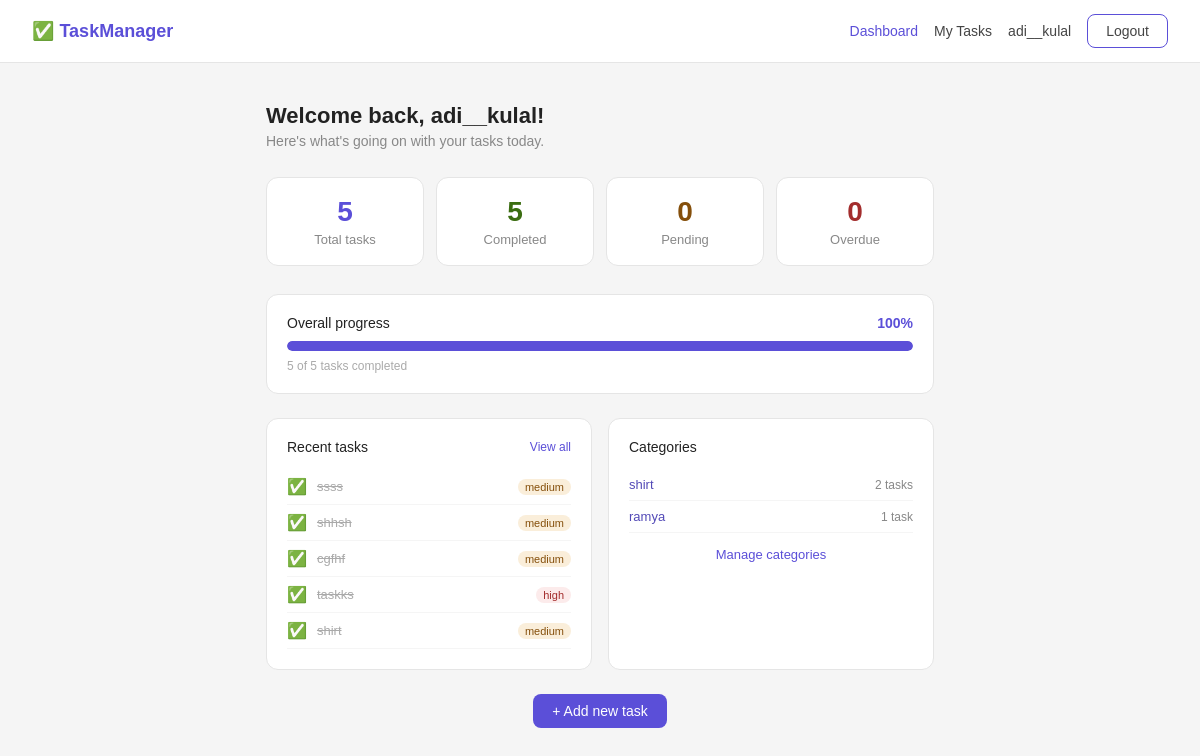
The app's page / (signed in) with its own data.
### app/models.py (models this page shows, shortened)
class User(db.Model):
    id = db.Column(db.Integer, primary_key=True)
    username = db.Column(db.String(80), unique=True, nullable=False)
    email=db.Column(db.String(120), unique=True, nullable=False)
    password = db.Column(db.String(120), nullable=False)
    created_at = db.Column(db.DateTime,default =datetime.utcnow)
    tasks = db.relationship('Task',backref='owner',lazy=True,cascade="all, delete-orphan"   )
    categories = db.relationship('Category', backref='owner', lazy=True,cascade='all, delete-orphan')
    @property
    def is_authenticated(self):
        return True

class Task(db.Model):
    id          = db.Column(db.Integer, primary_key=True)
    title       = db.Column(db.String(200), nullable=False)
    description = db.Column(db.Text,        nullable=True)
    done        = db.Column(db.Boolean,     default=False)
    priority    = db.Column(db.String(10),  default='medium')
    due_date    = db.Column(db.Date,        nullable=True)
    created_at  = db.Column(db.DateTime,    default=datetime.utcnow)
    user_id     = db.Column(db.Integer, db.ForeignKey('user.id'),     nullable=False)
    category_id = db.Column(db.Integer, db.ForeignKey('category.id'), nullable=True)

class Category(db.Model):
    id      = db.Column(db.Integer, primary_key=True)
    name    = db.Column(db.String(50), nullable=False)
    user_id = db.Column(db.Integer, db.ForeignKey('user.id'), nullable=False)
    tasks   = db.relationship('Task', backref='category', lazy=True)

### app/dashboard/routes.py (the view)
@dashboard.route('/')
@login_required
def home():
    total    = Task.query.filter_by(user_id=current_user.id).count()
    done     = Task.query.filter_by(user_id=current_user.id, done=True).count()
    pending  = Task.query.filter_by(user_id=current_user.id, done=False).count()
    today    = datetime.utcnow().date()
    overdue  = Task.query.filter(
        Task.user_id == current_user.id,
        Task.done    == False,
        Task.due_date < today
    ).count()
    percent  = round((done / total * 100)) if total > 0 else 0
    recent   = Task.query.filter_by(user_id=current_user.id)\
                         .order_by(Task.created_at.desc()).limit(5).all()
    categories = Category.query.filter_by(user_id=current_user.id).all()
    return render_template('dashboard/index.html',
                           total=total,
                           done=done,
                           pending=pending,
                           overdue=overdue,
                           percent=percent,
                           recent=recent,
                           categories=categories)

### app/templates/dashboard/index.html (shortened to what this page needs)
{% extends 'base.html' %}
{% block content %}
<div style="margin-bottom:28px">
  <h2 style="font-size:22px;margin-bottom:4px">
    Welcome back, {{ current_user.username }}!
  </h2>
  <p style="color:#888;font-size:14px">
    Here's what's going on with your tasks today.
  </p>
</div>
<div style="display:grid;grid-template-columns:repeat(auto-fit,minmax(130px,1fr));
            gap:12px;margin-bottom:28px">
  <div style="background:#fff;border:1px solid #e5e5e5;
              border-radius:12px;padding:18px;text-align:center">
    <div style="font-size:28px;font-weight:600;color:#5b4fd8">{{ total }}</div>
    <div style="font-size:13px;color:#888;margin-top:4px">Total tasks</div>
  </div>
  <div style="background:#fff;border:1px solid #e5e5e5;
              border-radius:12px;padding:18px;text-align:center">
    <div style="font-size:28px;font-weight:600;color:#3B6D11">{{ done }}</div>
    <div style="font-size:13px;color:#888;margin-top:4px">Completed</div>
  </div>
  <div style="background:#fff;border:1px solid #e5e5e5;
              border-radius:12px;padding:18px;text-align:center">
    <div style="font-size:28px;font-weight:600;color:#854F0B">{{ pending }}</div>
    <div style="font-size:13px;color:#888;margin-top:4px">Pending</div>
  </div>
  <div style="background:#fff;border:1px solid #e5e5e5;
              border-radius:12px;padding:18px;text-align:center">
    <div style="font-size:28px;font-weight:600;color:#A32D2D">{{ overdue }}</div>
    <div style="font-size:13px;color:#888;margin-top:4px">Overdue</div>
  </div>
</div>
<div style="background:#fff;border:1px solid #e5e5e5;
            border-radius:12px;padding:20px;margin-bottom:24px">
  <div style="display:flex;justify-content:space-between;
              align-items:center;margin-bottom:10px">
    <span style="font-size:14px;font-weight:500">Overall progress</span>
    <span style="font-size:14px;font-weight:600;color:#5b4fd8">
      {{ percent }}%
    </span>
  </div>
  <div style="background:#f0f0f0;border-radius:20px;height:10px;overflow:hidden">
    <div style="height:100%;border-radius:20px;background:#5b4fd8;
                width:{{ percent }}%;transition:width 0.3s">
    </div>
  </div>
  <div style="font-size:12px;color:#aaa;margin-top:8px">
    {{ done }} of {{ total }} tasks completed
  </div>
</div>
<div style="display:grid;grid-template-columns:1fr 1fr;gap:16px">
  <div style="background:#fff;border:1px solid #e5e5e5;border-radius:12px;padding:20px">
    <div style="display:flex;justify-content:space-between;
                align-items:center;margin-bottom:14px">
      <span style="font-size:14px;font-weight:500">Recent tasks</span>
      <a href="{{ url_for('tasks.index') }}"
         style="font-size:12px;color:#5b4fd8;text-decoration:none">
        View all
      </a>
    </div>
    {% if recent %}
      {% for task in recent %}
      <div style="display:flex;align-items:center;gap:10px;
                  padding:8px 0;border-bottom:1px solid #f5f5f5">
        <span style="font-size:16px">
          {% if task.done %}✅{% elif task.is_overdue %}🔴{% else %}⬜{% endif %}
        </span>
        <span style="font-size:13px;flex:1;
          {% if task.done %}color:#aaa;text-decoration:line-through{% endif %}">
          {{ task.title }}
        </span>
        <span style="font-size:11px;padding:2px 7px;border-radius:20px;
          {% if task.priority == 'high' %}background:#FCEBEB;color:#A32D2D
          {% elif task.priority == 'medium' %}background:#FAEEDA;color:#854F0B
          {% else %}background:#EAF3DE;color:#3B6D11{% endif %}">
          {{ task.priority }}
        </span>
      </div>
      {% endfor %}
    {% else %}
      <p style="font-size:13px;color:#aaa;text-align:center;padding:20px 0">
        No tasks yet.
        <a href="{{ url_for('tasks.add') }}" style="color:#5b4fd8">Add one!</a>
      </p>
    {% endif %}
  </div>
  <div style="background:#fff;border:1px solid #e5e5e5;border-radius:12px;padding:20px">
    <div style="font-size:14px;font-weight:500;margin-bottom:14px">
      Categories
    </div>
    {% if categories %}
      {% for cat in categories %}
      <div style="display:flex;justify-content:space-between;
                  align-items:center;padding:8px 0;
                  border-bottom:1px solid #f5f5f5">
        <span style="font-size:13px;color:#534AB7">{{ cat.name }}</span>
        <span style="font-size:12px;color:#888">
          {{ cat.tasks|length }} task{{ 's' if cat.tasks|length != 1 }}
        </span>
      </div>
      {% endfor %}
    {% else %}
      <p style="font-size:13px;color:#aaa;text-align:center;padding:20px 0">
        No categories yet.
      </p>
    {% endif %}
    <a href="{{ url_for('tasks.index') }}"
       style="display:block;text-align:center;margin-top:14px;
              font-size:13px;color:#5b4fd8;text-decoration:none">
      Manage categories
    </a>
  </div>
</div>
<div style="text-align:center;margin-top:24px">
  <a href="{{ url_for('tasks.add') }}" class="btn btn-primary">
    + Add new task
  </a>
</div>
{% endblock %}

### app/templates/base.html (shortened to what this page needs)
<!DOCTYPE html>
<html lang="en">
<head>
  <link rel="stylesheet"
        href="{{ url_for('static', filename='style.css') }}">
</head>
<body>
  <nav class="navbar">
    <a href="{{ url_for('dashboard.home') }}" class="nav-brand">
      ✅ TaskManager
    </a>
    <div class="nav-links">
      {% if current_user.is_authenticated %}
        <a href="{{ url_for('dashboard.home') }}"
           class="{% if request.endpoint == 'dashboard.home' %}nav-active{% endif %}">
          Dashboard
        </a>
        <a href="{{ url_for('tasks.index') }}"
           class="{% if request.endpoint and 'tasks.' in request.endpoint %}nav-active{% endif %}">
          My Tasks
        </a>
        <a href="{{ url_for('auth.profile') }}"
           class="{% if request.endpoint == 'auth.profile' %}nav-active{% endif %}">
          {{ current_user.username }}
        </a>
        <a href="{{ url_for('auth.logout') }}" class="btn btn-outline">
          Logout
        </a>
      {% else %}
        <a href="{{ url_for('auth.login') }}">Login</a>
        <a href="{{ url_for('auth.register') }}"
           class="btn btn-primary">Register</a>
      {% endif %}
    </div>
  </nav>
  <main class="container">
    {% block content %}{% endblock %}
  </main>
</body>
</html>

### app/static/style.css (style rules this page uses)
* { box-sizing: border-box; margin: 0; padding: 0; }
body { font-family: sans-serif; background: #f5f5f5; color: #222; }
.navbar { background: #fff; border-bottom: 1px solid #e5e5e5; padding: 14px 32px; display: flex; justify-content: space-between; align-items: center; }
.nav-brand { font-size: 18px; font-weight: 700; color: #5b4fd8; text-decoration: none; }
.nav-links { display: flex; align-items: center; gap: 16px; }
.nav-links a { text-decoration: none; font-size: 14px; color: #444; }
.container { max-width: 700px; margin: 40px auto; padding: 0 16px; }
.btn { display: inline-block; padding: 8px 18px; border-radius: 8px; font-size: 14px; cursor: pointer; border: 1px solid #ddd; text-decoration: none; background: #fff; color: #333; }
.btn-primary { background: #5b4fd8; color: #fff; border-color: transparent; }
.btn-outline { border-color: #5b4fd8; color: #5b4fd8; background: transparent; }
.nav-active { color: #5b4fd8 !important; font-weight: 500; }

### records on screen
User: username "adi__kulal"
Task: title "ssss", priority "medium"
Task: title "shhsh", priority "medium"
Task: title "cgfhf", priority "medium"
Task: title "taskks", priority "high"
Task: title "shirt", priority "medium"
Category: name "shirt", tasks|length "2", tasks "s"
Category: name "ramya", tasks|length "1"

### other values on screen
{{ total }} "5"
{{ done }} "5"
{{ pending }} "0"
{{ overdue }} "0"
{{ percent }} "100"
